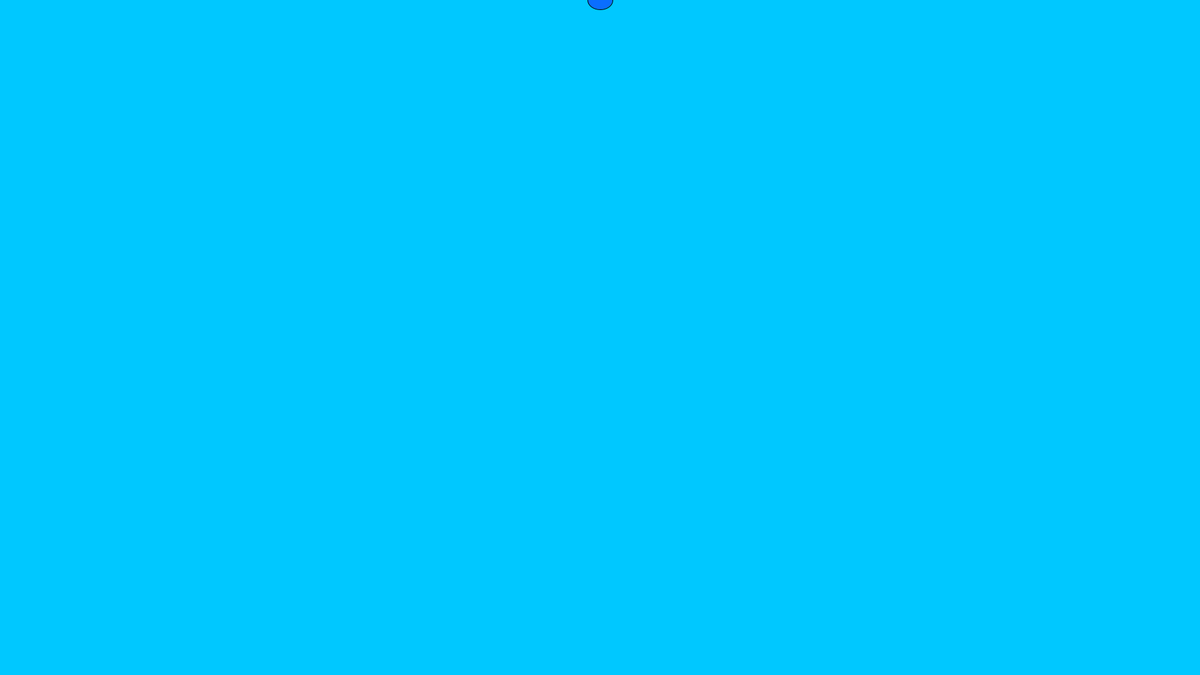
Frame 1 (no input)
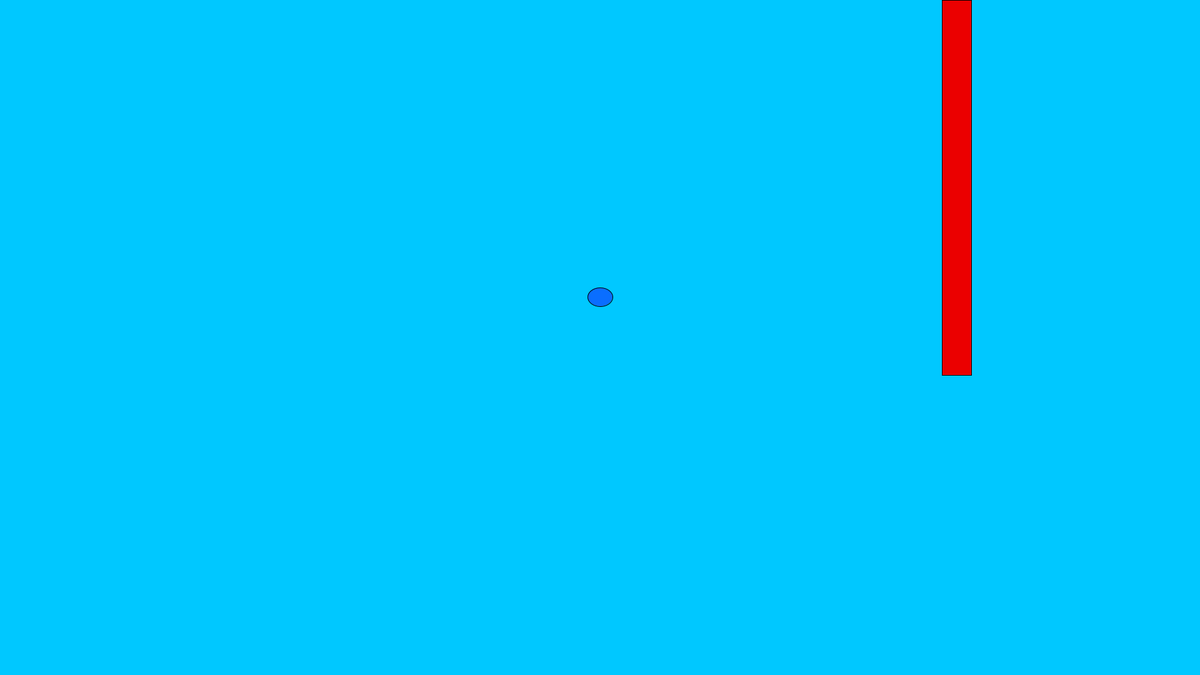
Frame 60 (the mouse pressed at the canvas centre just before this capture)
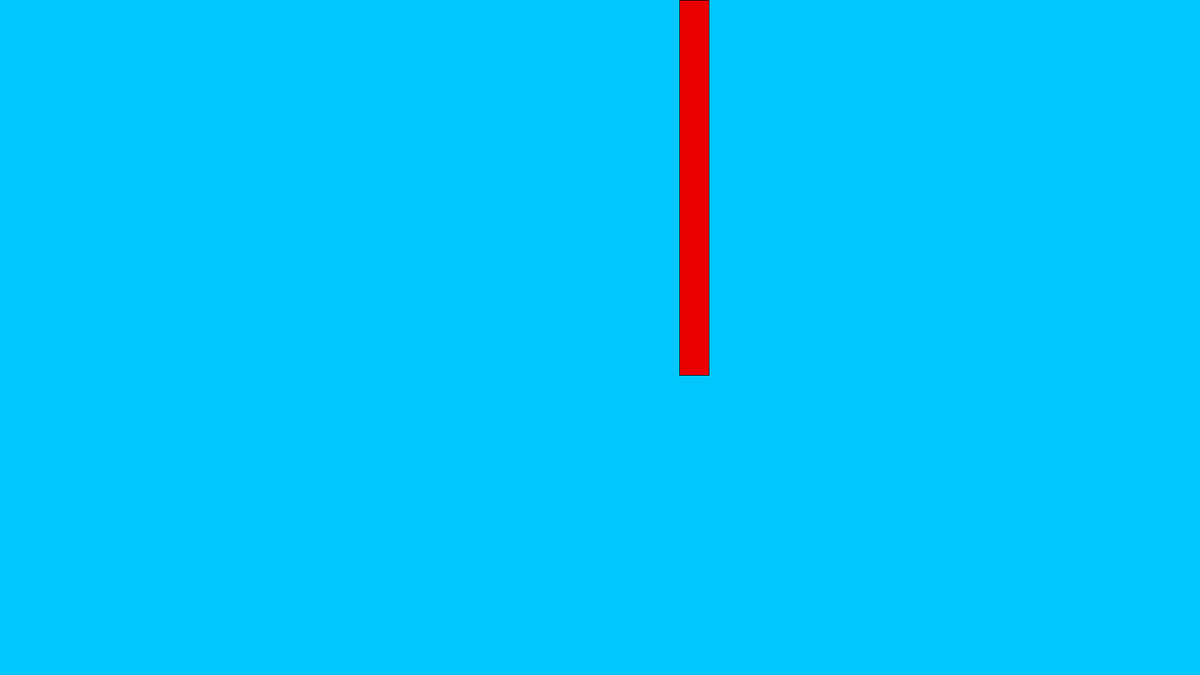
Frame 120 (the mouse held since frame 60 and released just before this capture)

The Processing sketch that drew these frames (run headless with seeded random() and noise(); from frame 60 on, the mouse is pressed at the canvas centre):

// Processing sketch: Flappy_Bird
// ── Flappy_Bird.pde
float gravity = 1.06;
float velocity = 1;
float velocityup = 1;
int posY = 0;
int pipeX = 1920;
int pipeY = height-400;
int pipe2X = 1920;
int pipe2Y = 0;
int posX = 960;
void setup() {
size(1920, 1080);
}
void draw() {
 boolean intersect = intersectsPipes();

 background(0, 200, 255);
  fill(0, 0, 0);
  if(intersect){
  text("You died", 960, 540);
  
 }
 fill(10, 110, 255);
 ellipse(posX, posY, 40, 30);
 fill(0, 235, 0);
 rect(pipeX, pipeY, 47, 600);
 fill(235, 0, 0);
 rect(pipe2X, pipe2Y, 47, 600);
 pipeX-=7;
 pipe2X-=7;
 posY+=velocity;
 velocity*=gravity;
 if(mousePressed){
   mouseClick();
 } else {
   velocityup=1;
   
 }
if(pipeX<=0){
  teleportPipes();
}
 if(pipeX<=10){
 pipeY = (int) random(height-400, height-250);
 pipe2Y=pipeY-1000;
 }

}
void mouseClick(){
  velocityup+=4;
  posY-=velocityup;
  velocity=1;

}
void teleportPipes(){
  pipeX=1920;
  pipe2X=1920;
}
boolean intersectsPipes() { 
     if (posY < pipe2Y && posX > pipeX && 960 < (pipeX+47)){
          return true; }
     else if (posY>pipeY && 960 > pipeX && 960 < (pipeX+47)) {
          return true; }
     else { return false; }
}
